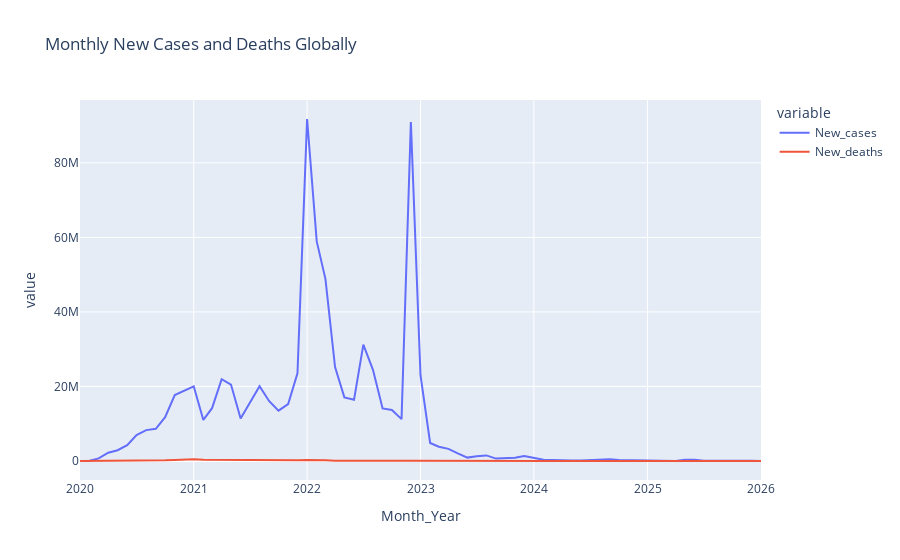

The code cell stored with this chart in its notebook:
### Code cell
#5. TIME SERIES ANALYSIS
print("\n5. TIME SERIES ANALYSIS")

# Monthly trends
monthly_data = df.groupby('Month_Year').agg({
    'New_cases': 'sum',
    'New_deaths': 'sum'
}).reset_index()
monthly_data['Month_Year'] = monthly_data['Month_Year'].dt.to_timestamp()

fig2 = px.line(monthly_data, x='Month_Year', y=['New_cases', 'New_deaths'],
               title='Monthly New Cases and Deaths Globally')
fig2.show()
